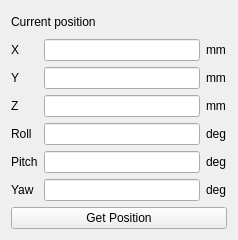
   <widget class="QWidget" name="layoutWidget">
    <property name="geometry">
     <rect>
      <x>280</x>
      <y>0</y>
      <width>238</width>
      <height>240</height>
     </rect>
    </property>
    <layout class="QVBoxLayout" name="verticalLayout_9">
     <item>
      <widget class="QLabel" name="label_4">
       <property name="text">
        <string>Current position</string>
       </property>
      </widget>
     </item>
     <item>
      <layout class="QHBoxLayout" name="horizontalLayout_2">
       <item>
        <layout class="QVBoxLayout" name="verticalLayout_4">
         <item>
          <widget class="QLabel" name="label_5">
           <property name="text">
            <string>X</string>
           </property>
          </widget>
         </item>
         <item>
          <widget class="QLabel" name="label_6">
           <property name="text">
            <string>Y</string>
           </property>
          </widget>
         </item>
         <item>
          <widget class="QLabel" name="label_7">
           <property name="text">
            <string>Z</string>
           </property>
          </widget>
         </item>
         <item>
          <widget class="QLabel" name="label_8">
           <property name="text">
            <string>Roll</string>
           </property>
          </widget>
         </item>
         <item>
          <widget class="QLabel" name="label_9">
           <property name="text">
            <string>Pitch</string>
           </property>
          </widget>
         </item>
         <item>
          <widget class="QLabel" name="label_10">
           <property name="text">
            <string>Yaw</string>
           </property>
          </widget>
         </item>
        </layout>
       </item>
       <item>
        <layout class="QVBoxLayout" name="verticalLayout_5">
         <item>
          <widget class="QLineEdit" name="txt_getX"/>
         </item>
         <item>
          <widget class="QLineEdit" name="txt_getY"/>
         </item>
         <item>
          <widget class="QLineEdit" name="txt_getZ"/>
         </item>
         <item>
          <widget class="QLineEdit" name="txt_getRoll"/>
         </item>
         <item>
          <widget class="QLineEdit" name="txt_getPitch"/>
         </item>
         <item>
          <widget class="QLineEdit" name="txt_getYaw"/>
         </item>
        </layout>
       </item>
       <item>
        <layout class="QVBoxLayout" name="verticalLayout_6">
         <item>
          <widget class="QLabel" name="label_29">
           <property name="text">
            <string>mm</string>
           </property>
          </widget>
         </item>
         <item>
          <widget class="QLabel" name="label_28">
           <property name="text">
            <string>mm</string>
           </property>
          </widget>
         </item>
         <item>
          <widget class="QLabel" name="label_32">
           <property name="text">
            <string>mm</string>
           </property>
          </widget>
         </item>
         <item>
          <widget class="QLabel" name="label_27">
           <property name="text">
            <string>deg</string>
           </property>
          </widget>
         </item>
         <item>
          <widget class="QLabel" name="label_30">
           <property name="text">
            <string>deg</string>
           </property>
          </widget>
         </item>
         <item>
          <widget class="QLabel" name="label_31">
           <property name="text">
            <string>deg</string>
           </property>
          </widget>
         </item>
        </layout>
       </item>
      </layout>
     </item>
     <item>
      <widget class="QPushButton" name="pushButton">
       <property name="text">
        <string>Get Position</string>
       </property>
      </widget>
     </item>
    </layout>
   </widget>
